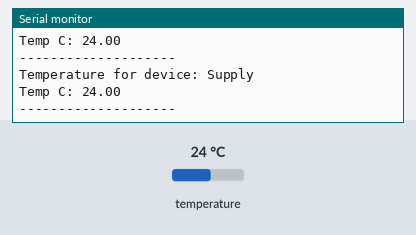
A program run on a simulated ESP8266 (Wemos D1 mini). Parts: the last lines printed to the serial monitor. The test bench sets the inputs (shaded band); at power-on: temperature 24 °C.

Above: at 7.3 s.
7.4 s: temperature set to 12 °C
At 13.7 s:
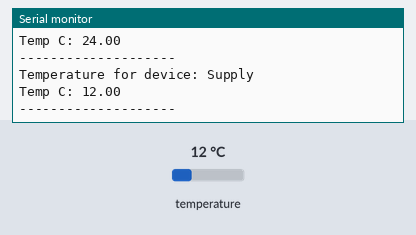
14.1 s: temperature set to 19 °C
At 18.6 s:
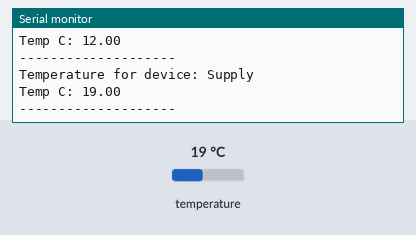
Timing chart, 0 to 20.1 s (numbered marks = the images above; inputs shaded):
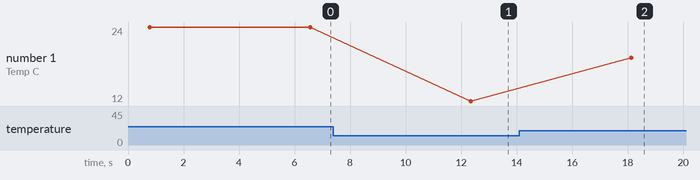

Measured:
- after the input at 7.4 s, the serial monitor: prints a new line after 4.9 s (image 1)
- after the input at 14.1 s, the serial monitor: prints a new line after 4.0 s (image 2)
- plotted number 1: 24 → 12 after the input at 7.4 s, 12 → 19 after the input at 14.1 s

The program:

main.cpp
```cpp
#include "DallasTemperature.h"
#include "OneWire.h"

// Sensors are wired to GPIO 0 (D3) on the D1 Wemos Mini
// NOTE: Replace with your GPIO pin
#define ONE_WIRE_BUS 0

OneWire oneWire(ONE_WIRE_BUS);
DallasTemperature sensors(&oneWire);

// Struct to hold ensor and calibration data
struct sensorConfig {
  DeviceAddress address;
  String name;
  float calibration;
};

// NOTE: Replace the addresses with the addresses of your sensors and calibrate as needed
sensorConfig sensorsConfig[] = {
    {{0x28, 0x00, 0x00, 0x00, 0x00, 0x00, 0x00, 0x01}, "Supply", 0},
    {{0x28, 0x00, 0x00, 0x00, 0x00, 0x00, 0x00, 0x02}, "Extract", 0},
    {{0x28, 0x00, 0x00, 0x00, 0x00, 0x00, 0x00, 0x03}, "Intake", 0},
    {{0x28, 0x00, 0x00, 0x00, 0x00, 0x00, 0x00, 0x04}, "Exhaust", 0}};

void setup() {
  Serial.begin(115200);
  sensors.begin();
}

void loop() {
  sensors.requestTemperatures();

  // Loop through each device, print out temperature data
  for (int i = 0; i < 4; i++) {
    // Search the one-wire bus for he target sensor address
    if (sensors.getAddress(sensorsConfig[i].address, i)) {
      Serial.print("Temperature for device: ");
      Serial.println(sensorsConfig[i].name);
      // Print the data
      float tempC = sensors.getTempC(sensorsConfig[i].address);
      Serial.print("Temp C: ");
      Serial.println(tempC);
    }
  }

  Serial.println("--------------------");
  delay(5000);
}
```
